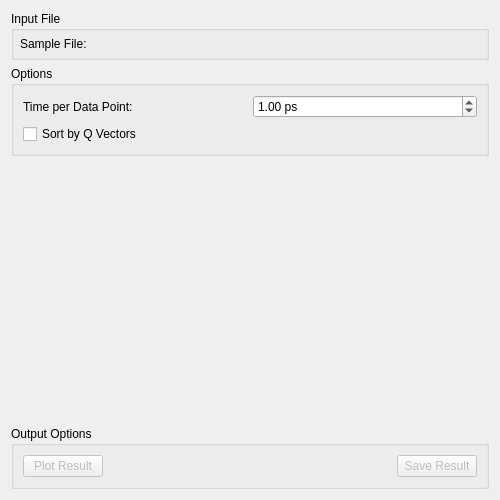
<?xml version="1.0" encoding="UTF-8"?>
<ui version="4.0">
 <class>IndirectSassena</class>
 <widget class="QWidget" name="IndirectSassena">
  <property name="geometry">
   <rect>
    <x>0</x>
    <y>0</y>
    <width>500</width>
    <height>500</height>
   </rect>
  </property>
  <property name="windowTitle">
   <string>Form</string>
  </property>
  <layout class="QVBoxLayout" name="verticalLayout">
   <item>
    <widget class="QGroupBox" name="gbInputFile">
     <property name="title">
      <string>Input File</string>
     </property>
     <layout class="QGridLayout" name="gridLayout">
      <property name="margin">
       <number>6</number>
      </property>
      <item row="0" column="1">
       <widget class="MantidQt::MantidWidgets::MWRunFiles" name="mwInputFile" native="true">
        <property name="sizePolicy">
         <sizepolicy hsizetype="Preferred" vsizetype="Fixed">
          <horstretch>0</horstretch>
          <verstretch>0</verstretch>
         </sizepolicy>
        </property>
        <property name="label" stdset="0">
         <string/>
        </property>
        <property name="fileExtensions" stdset="0">
         <stringlist>
          <string>.h5</string>
          <string>.hd5</string>
         </stringlist>
        </property>
       </widget>
      </item>
      <item row="0" column="0">
       <widget class="QLabel" name="lblSample">
        <property name="text">
         <string>Sample File:</string>
        </property>
       </widget>
      </item>
     </layout>
    </widget>
   </item>
   <item>
    <widget class="QGroupBox" name="gbOptions">
     <property name="title">
      <string>Options</string>
     </property>
     <layout class="QGridLayout" name="gridLayout_2">
      <item row="0" column="0">
       <widget class="QLabel" name="lblTimeUnit">
        <property name="text">
         <string>Time per Data Point:</string>
        </property>
       </widget>
      </item>
      <item row="0" column="1">
       <widget class="QDoubleSpinBox" name="sbTimeUnit">
        <property name="toolTip">
         <string>&lt;html&gt;&lt;head/&gt;&lt;body&gt;&lt;p&gt;The time in pico seconds between each consecutive data point.&lt;/p&gt;&lt;/body&gt;&lt;/html&gt;</string>
        </property>
        <property name="suffix">
         <string> ps</string>
        </property>
        <property name="maximum">
         <double>1000.000000000000000</double>
        </property>
        <property name="value">
         <double>1.000000000000000</double>
        </property>
       </widget>
      </item>
      <item row="1" column="0" colspan="2">
       <widget class="QCheckBox" name="cbSortQ">
        <property name="text">
         <string>Sort by Q Vectors</string>
        </property>
       </widget>
      </item>
     </layout>
    </widget>
   </item>
   <item>
    <spacer name="verticalSpacer">
     <property name="orientation">
      <enum>Qt::Vertical</enum>
     </property>
     <property name="sizeHint" stdset="0">
      <size>
       <width>20</width>
       <height>40</height>
      </size>
     </property>
    </spacer>
   </item>
   <item>
    <widget class="QGroupBox" name="gbOutput">
     <property name="sizePolicy">
      <sizepolicy hsizetype="Preferred" vsizetype="Fixed">
       <horstretch>0</horstretch>
       <verstretch>0</verstretch>
      </sizepolicy>
     </property>
     <property name="title">
      <string>Output Options</string>
     </property>
     <layout class="QHBoxLayout" name="horizontalLayout">
      <item>
       <widget class="QPushButton" name="pbPlot">
        <property name="enabled">
         <bool>false</bool>
        </property>
        <property name="text">
         <string>Plot Result</string>
        </property>
       </widget>
      </item>
      <item>
       <spacer name="spOutput">
        <property name="orientation">
         <enum>Qt::Horizontal</enum>
        </property>
        <property name="sizeHint" stdset="0">
         <size>
          <width>40</width>
          <height>20</height>
         </size>
        </property>
       </spacer>
      </item>
      <item>
       <widget class="QPushButton" name="pbSave">
        <property name="enabled">
         <bool>false</bool>
        </property>
        <property name="text">
         <string>Save Result</string>
        </property>
       </widget>
      </item>
     </layout>
    </widget>
   </item>
  </layout>
 </widget>
 <customwidgets>
  <customwidget>
   <class>MantidQt::MantidWidgets::MWRunFiles</class>
   <extends>QWidget</extends>
   <header>MantidQtMantidWidgets/MWRunFiles.h</header>
  </customwidget>
 </customwidgets>
 <tabstops>
  <tabstop>mwInputFile</tabstop>
  <tabstop>sbTimeUnit</tabstop>
  <tabstop>cbSortQ</tabstop>
  <tabstop>pbPlot</tabstop>
  <tabstop>pbSave</tabstop>
 </tabstops>
 <resources/>
 <connections/>
</ui>
